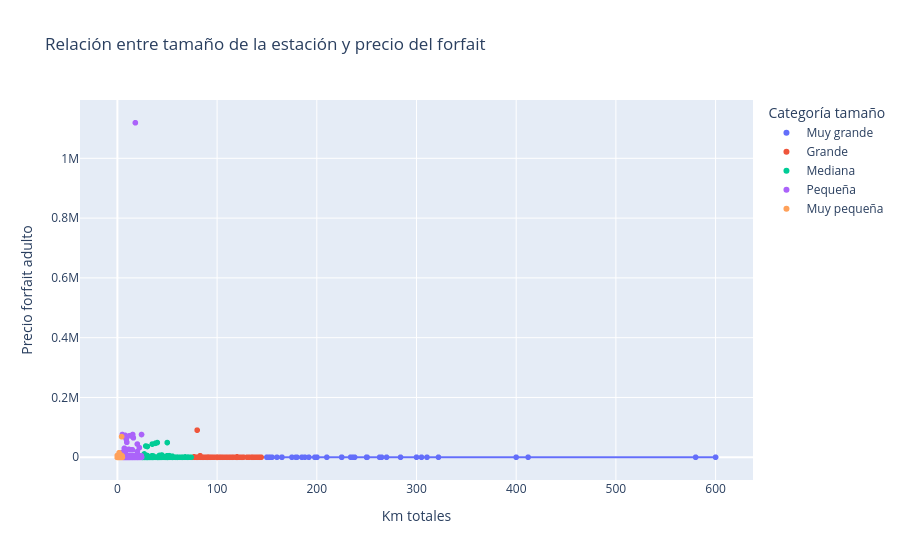

The code cell stored with this chart in its notebook:
### Code cell
import plotly.express as px

fig = px.scatter(
    df[df["Precio forfait adulto"] > 0],
    x="Km totales",
    y="Precio forfait adulto",
    color="Categoría tamaño",
    hover_name="Estación",
    trendline="ols",
    title="Relación entre tamaño de la estación y precio del forfait"
)

fig.show()

### Figure 1 — Plotly figure (JSON) as saved in the notebook; plotly's stock layout.template omitted (floating-point values rounded to 4 significant figures; data arrays with more than 128 entries replaced by an {"elided": "..."} marker saying what was removed)
{"data": [{"hovertemplate": "<b>%{hovertext}</b><br><br>Categoría tamaño=Muy grande<br>Km totales=%{x}<br>Precio forfait adulto=%{y}<extra></extra>", "hovertext": ["KitzSki – Kitzbühel/Kirchberg", "Ischgl/Samnaun – Silvretta Arena", "SkiWelt Wilder Kaiser-Brixental", "Ski Arlberg", "Serfaus-Fiss-Ladis", "Saalbach Hinterglemm Leogang Fieberbrunn (Skicircus)", "Arosa Lenzerheide", "St. Moritz – Corviglia", "Laax/Flims/Falera", "Zermatt/Breuil-Cervinia/Valtournenche – Matterhorn", "4 Vallées – Verbier/La Tzoumaz/Nendaz/Veysonnaz/Thyon", "Les Portes du Soleil – Morzine/Avoriaz/Les Gets/Châtel/Morgins/Champéry", "Val Gardena (Gröden)", "Madonna di Campiglio/Pinzolo/Folgàrida/Marilleva", "Via Lattea – Sestriere/Sauze d’Oulx/San Sicario/Claviere/Montgenèvre", "Les 3 Vallées – Val Thorens/Les Menuires/Méribel/Courchevel", "Tignes/Val d'Isère", "Serre Chevalier – Briançon/Chantemerle/Villeneuve-la-Salle/Le Monêtier-les-Bains", "La Plagne (Paradiski)", "Les 2 Alpes", "Alpe d'Huez", "Megève/Saint-Gervais", "Les Arcs/Peisey-Vallandry (Paradiski)", "Le Grand Massif – Flaine/Les Carroz/Morillon/Samoëns/Sixt", "Espace Diamant – Les Saisies/Notre-Dame-de-Bellecombe/Praz sur Arly/Flumet/Crest-Voland", "Les Sybelles – Le Corbier/La Toussuire/Les Bottières/St Colomban des Villards/St Sorlin/St Jean d’Arves", "varsrisoul-la-foret-blanche", "le-grand-domaine-valmoreldoucycelliersst-francois-longchamp", "galibier-thabor-valmeiniervalloire", "espace-san-bernardo-la-rosierela-thuile", "espace-lumiere-pra-loupval-dallos", "Grandvalira – Pas de la Casa/Grau Roig/Soldeu/El Tarter/Canillo/Encamp", "Baqueira/Beret", "beaver-creek", "big-sky-resort", "breckenridge", "park-city", "snowmass", "steamboat", "vail", "whistler-blackcomb"], "legendgroup": "Muy grande", "marker": {"color": "#636efa", "symbol": "circle"}, "mode": "markers", "name": "Muy grande", "showlegend": true, "type": "scattergl", "x": [179.0, 238.0, 284.0, 305.0, 198.0, 270.0, 225.0, 155.0, 188.0, 322.0, 412.0, 580.0, 175.0, 150.0, 400.0, 600.0, 300.0, 250.5, 225.0, 200.0, 250.0, 263.0, 200.0, 265.0, 192.0, 310.5, 185.0, 165.0, 150.0, 160.0, 180.0, 210.0, 152.0, 150.0, 250.0, 153.0, 250.0, 236.2, 165.0, 234.0, 200.0], "xaxis": "x", "y": [55.0, 53.0, 49.0, 53.0, 51.0, 53.0, 75.0, 79.0, 78.0, 92.0, 75.0, 52.0, 54.0, 52.0, 48.0, 61.0, 57.0, 52.0, 52.0, 50.0, 39.0, 39.0, 52.0, 47.0, 52.0, 39.0, 52.0, 52.0, 52.0, 39.0, 39.0, 49.0, 52.0, 189.0, 135.0, 164.0, 145.0, 169.0, 165.0, 169.0, 139.0], "yaxis": "y"}, {"hovertemplate": "<b>OLS trendline</b><br>Precio forfait adulto = -0.0726114 * Km totales + 92.5234<br>R<sup>2</sup>=0.028023<br><br>Categoría tamaño=Muy grande<br>Km totales=%{x}<br>Precio forfait adulto=%{y} <b>(trend)</b><extra></extra>", "legendgroup": "Muy grande", "marker": {"color": "#636efa", "symbol": "circle"}, "mode": "lines", "name": "Muy grande", "showlegend": false, "type": "scattergl", "x": [150.0, 150.0, 150.0, 152.0, 153.0, 155.0, 160.0, 165.0, 165.0, 175.0, 179.0, 180.0, 185.0, 188.0, 192.0, 198.0, 200.0, 200.0, 200.0, 210.0, 225.0, 225.0, 234.0, 236.2, 238.0, 250.0, 250.0, 250.0, 250.5, 263.0, 265.0, 270.0, 284.0, 300.0, 305.0, 310.5, 322.0, 400.0, 412.0, 580.0, 600.0], "xaxis": "x", "y": [81.63, 81.63, 81.63, 81.49, 81.41, 81.27, 80.91, 80.54, 80.54, 79.82, 79.53, 79.45, 79.09, 78.87, 78.58, 78.15, 78.0, 78.0, 78.0, 77.27, 76.19, 76.19, 75.53, 75.37, 75.24, 74.37, 74.37, 74.37, 74.33, 73.43, 73.28, 72.92, 71.9, 70.74, 70.38, 69.98, 69.14, 63.48, 62.61, 50.41, 48.96], "yaxis": "y"}, {"hovertemplate": "<b>%{hovertext}</b><br><br>Categoría tamaño=Grande<br>Km totales=%{x}<br>Precio forfait adulto=%{y}<extra></extra>", "hovertext": ["Kaltenbach – Hochzillertal/Hochfügen (SKi-optimal)", "Zillertal Arena – Zell am Ziller/Gerlos/Königsleiten/Hochkrimml", "Schladming – Planai/Hochwurzen/Hauser Kaibling/Reiteralm (4-Berge-Skischaukel)", "Sölden", "Silvretta Montafon", "Mayrhofen – Penken/Ahorn/Rastkogel/Eggalm", "Obertauern", "Gurgl – Obergurgl-Hochgurgl", "Hochkönig – Maria Alm/Dienten/Mühlbach", "Snow Space Salzburg – Flachau/Wagrain/St. Johann-Alpendorf", "Schmittenhöhe – Zell am See", "Bad Gastein/Bad Hofgastein – Schlossalm/Angertal/Stubnerkogel", "Ski Juwel Alpbachtal Wildschönau", "Damüls Mellau", "Nassfeld – Hermagor", "Bad Kleinkirchheim", "Aletsch Arena – Riederalp/Bettmeralp/Fiesch Eggishorn", "Adelboden/Lenk – Chuenisbärgli/Silleren/Hahnenmoos/Metsch", "Obersaxen/Mundaun/Val Lumnezia", "Kleine Scheidegg/Männlichen – Grindelwald/Wengen", "Parsenn (Davos Klosters)", "Corvatsch/Furtschellas", "Saas-Fee", "Rinderberg/Saanerslochgrat/Horneggli – Zweisimmen/Saanenmöser/Schönried/St. Stephan", "grimentzzinal", "Crans-Montana", "villarsgryonles-diablerets", "Kronplatz (Plan de Corones)", "3 Zinnen Dolomites – Helm/Stiergarten/Rotwand/Kreuzbergpass", "Livigno", "Alta Badia", "Ponte di Legno/Tonale/Presena Glacier/Temù (Pontedilegno-Tonale)", "Civetta – Alleghe/Selva di Cadore/Palafavera/Zoldo", "Alagna Valsesia/Gressoney-La-Trinité/Champoluc/Frachey (Monterosa Ski)", "Cortina d'Ampezzo", "bardonecchia", "alto-sangro-roccarasorivisondoli", "mondole-ski-artesinafrabosa-sopranaprato-nevoso", "Saint-Lary-Soulan", "val-cenis-lanslevillardlanslebourgtermignon", "les-contamineshauteluce", "les-7-laux-prapoutelle-pleynetpipay", "la-clusazmanigod", "espace-villard-correncon-villard-de-lanscorrencon-en-vercors", "Isola 2000", "Grand Tourmalet/Pic du Midi – La Mongie/Barèges", "Auron (Saint-Etienne-de-Tinée)", "orcieres-merlette-1850", "les-orres", "devoluy-superdevoluyla-joue-du-loup", "chamrousse", "puy-saint-vincent", "les-portes-du-mont-blanc-comblouxmegeve-le-jailletla-giettaz", "le-grand-bornand", "ax-3-domaines-ax-les-thermes", "valbergbeuil-les-launes", "La Molina/Masella – Alp2500", "Cerler", "Formigal", "sierra-nevada-pradollano", "Åre", "Rosa Khutor", "alpine-meadows", "alta", "angel-fire", "arapahoe-basin", "aspen-highlands", "aspen-mountain", "bald-mountain-sun-valley", "copper-mountain", "crested-butte", "deer-valley", "heavenly", "jackson-hole", "jay-peak", "keystone", "killington", "loveland", "mammoth-mountain", "mt-bachelor", "mt-baker", "mt-hood-meadows", "mt-rose", "northstar-california-resort", "powder-mountain", "purgatory-durango", "schweitzer-mountain-resort", "smugglers-notch", "snowbird", "squaw-valley", "stratton", "sugar-bowl", "sugarbush", "sugarloaf", "sunday-river", "taos", "telluride", "wenatchee-mission-ridge", "whitefish-mountain-resort", "winter-park-resort", "wolf-creek", "shigakogen-mountain-resort", "big-white", "castle-mountain", "fernie", "kicking-horse-golden", "kimberley", "lake-louise", "marmot-basin-jasper", "mont-tremblant", "panorama", "red-mountain-resort-rossland", "silver-star", "sun-peaks", "sunshine-village", "catedral-alta-patagonia", "falls-creek", "mt-buller", "mzaar-kfardebian"], "legendgroup": "Grande", "marker": {"color": "#EF553B", "symbol": "circle"}, "mode": "markers", "name": "Grande", "showlegend": true, "type": "scattergl", "x": [83.0, 143.0, 123.0, 144.2, 113.0, 136.0, 100.0, 110.0, 112.0, 115.0, 77.0, 86.0, 93.1, 79.4, 110.0, 103.0, 104.0, 86.0, 120.0, 102.0, 95.5, 120.0, 100.0, 88.9, 80.0, 140.0, 84.0, 119.0, 75.0, 115.0, 130.0, 100.0, 80.0, 132.0, 120.0, 100.0, 90.5, 105.3, 100.0, 125.0, 120.0, 120.0, 125.0, 125.0, 120.0, 100.0, 135.0, 100.0, 100.0, 100.0, 90.0, 75.0, 85.0, 86.0, 80.0, 90.0, 141.0, 81.0, 137.0, 106.8, 91.0, 77.0, 100.0, 116.0, 75.0, 105.0, 135.0, 103.0, 92.0, 126.0, 121.0, 100.0, 94.0, 116.0, 76.0, 135.0, 126.4, 93.0, 89.8, 100.0, 100.0, 90.0, 100.0, 97.0, 135.0, 85.0, 95.0, 78.0, 103.0, 100.0, 92.0, 90.0, 87.0, 119.0, 84.0, 113.0, 88.2, 100.0, 91.0, 143.0, 100.0, 83.0, 105.0, 94.0, 142.0, 100.0, 80.0, 139.0, 91.0, 78.9, 100.0, 120.0, 115.0, 135.0, 109.0, 120.0, 92.0, 100.0, 80.0], "xaxis": "x", "y": [52.0, 52.0, 52.0, 53.0, 53.0, 52.0, 53.0, 52.0, 51.0, 52.0, 51.0, 52.0, 52.0, 50.0, 47.0, 47.0, 60.0, 64.0, 58.0, 64.0, 70.0, 79.0, 73.0, 63.0, 61.0, 69.0, 63.0, 55.0, 53.0, 43.0, 54.0, 43.0, 48.0, 43.0, 54.0, 37.0, 41.0, 34.0, 42.0, 42.0, 35.0, 36.0, 42.0, 36.0, 42.0, 43.0, 42.0, 34.0, 35.0, 42.0, 42.0, 36.0, 35.0, 42.0, 42.0, 42.0, 46.0, 43.0, 45.0, 48.0, 465.0, 1500.0, 159.0, 104.0, 73.0, 100.0, 169.0, 169.0, 125.0, 150.0, 115.0, 135.0, 152.0, 149.0, 82.0, 159.0, 115.0, 75.0, 159.0, 96.0, 62.0, 82.0, 125.0, 152.0, 85.0, 89.0, 79.0, 80.0, 129.0, 129.0, 105.0, 115.0, 97.0, 95.0, 105.0, 105.0, 133.0, 63.0, 79.0, 159.0, 70.0, 5000.0, 105.0, 84.0, 104.0, 95.0, 94.0, 104.0, 95.0, 99.0, 99.0, 92.0, 96.0, 95.0, 109.0, 1330.0, 129.0, 129.0, 90600.0], "yaxis": "y"}, {"hovertemplate": "<b>OLS trendline</b><br>Precio forfait adulto = -55.008 * Km totales + 6638.65<br>R<sup>2</sup>=0.015652<br><br>Categoría tamaño=Grande<br>Km totales=%{x}<br>Precio forfait adulto=%{y} <b>(trend)</b><extra></extra>", "legendgroup": "Grande", "marker": {"color": "#EF553B", "symbol": "circle"}, "mode": "lines", "name": "Grande", "showlegend": false, "type": "scattergl", "x": [75.0, 75.0, 75.0, 76.0, 77.0, 77.0, 78.0, 78.9, 79.4, 80.0, 80.0, 80.0, 80.0, 80.0, 81.0, 83.0, 83.0, 84.0, 84.0, 85.0, 85.0, 86.0, 86.0, 86.0, 87.0, 88.2, 88.9, 89.8, 90.0, 90.0, 90.0, 90.0, 90.5, 91.0, 91.0, 91.0, 92.0, 92.0, 92.0, 93.0, 93.1, 94.0, 94.0, 95.0, 95.5, 97.0, 100.0, 100.0, 100.0, 100.0, 100.0, 100.0, 100.0, 100.0, 100.0, 100.0, 100.0, 100.0, 100.0, 100.0, 100.0, 100.0, 100.0, 100.0, 100.0, 100.0, 102.0, 103.0, 103.0, 103.0, 104.0, 105.0, 105.0, 105.3, 106.8, 109.0, 110.0, 110.0, 112.0, 113.0, 113.0, 115.0, 115.0, 115.0, 116.0, 116.0, 119.0, 119.0, 120.0, 120.0, 120.0, 120.0, 120.0, 120.0, 120.0, 120.0, 121.0, 123.0, 125.0, 125.0, 125.0, 126.0, 126.4, 130.0, 132.0, 135.0, 135.0, 135.0, 135.0, 135.0, 136.0, 137.0, 139.0, 140.0, 141.0, 142.0, 143.0, 143.0, 144.2], "xaxis": "x", "y": [2513.0, 2513.0, 2513.0, 2458.0, 2403.0, 2403.0, 2348.0, 2299.0, 2271.0, 2238.0, 2238.0, 2238.0, 2238.0, 2238.0, 2183.0, 2073.0, 2073.0, 2018.0, 2018.0, 1963.0, 1963.0, 1908.0, 1908.0, 1908.0, 1853.0, 1787.0, 1748.0, 1699.0, 1688.0, 1688.0, 1688.0, 1688.0, 1660.0, 1633.0, 1633.0, 1633.0, 1578.0, 1578.0, 1578.0, 1523.0, 1517.0, 1468.0, 1468.0, 1413.0, 1385.0, 1303.0, 1138.0, 1138.0, 1138.0, 1138.0, 1138.0, 1138.0, 1138.0, 1138.0, 1138.0, 1138.0, 1138.0, 1138.0, 1138.0, 1138.0, 1138.0, 1138.0, 1138.0, 1138.0, 1138.0, 1138.0, 1028.0, 972.8, 972.8, 972.8, 917.8, 862.8, 862.8, 846.3, 763.8, 642.8, 587.8, 587.8, 477.8, 422.7, 422.7, 312.7, 312.7, 312.7, 257.7, 257.7, 92.7, 92.7, 37.69, 37.69, 37.69, 37.69, 37.69, 37.69, 37.69, 37.69, -17.32, -127.3, -237.4, -237.4, -237.4, -292.4, -314.4, -512.4, -622.4, -787.4, -787.4, -787.4, -787.4, -787.4, -842.4, -897.4, -1007.0, -1062.0, -1117.0, -1172.0, -1227.0, -1227.0, -1294.0], "yaxis": "y"}, {"hovertemplate": "<b>%{hovertext}</b><br><br>Categoría tamaño=Mediana<br>Km totales=%{x}<br>Precio forfait adulto=%{y}<extra></extra>", "hovertext": {"elided": "411 str values"}, "legendgroup": "Mediana", "marker": {"color": "#00cc96", "symbol": "circle"}, "mode": "markers", "name": "Mediana", "showlegend": true, "type": "scattergl", "x": {"elided": "411 float values"}, "xaxis": "x", "y": {"elided": "411 float values"}, "yaxis": "y"}, {"hovertemplate": "<b>OLS trendline</b><br>Precio forfait adulto = -15.3197 * Km totales + 1605.85<br>R<sup>2</sup>=0.001320<br><br>Categoría tamaño=Mediana<br>Km totales=%{x}<br>Precio forfait adulto=%{y} <b>(trend)</b><extra></extra>", "legendgroup": "Mediana", "marker": {"color": "#00cc96", "symbol": "circle"}, "mode": "lines", "name": "Mediana", "showlegend": false, "type": "scattergl", "x": {"elided": "411 float values"}, "xaxis": "x", "y": {"elided": "411 float values"}, "yaxis": "y"}, {"hovertemplate": "<b>%{hovertext}</b><br><br>Categoría tamaño=Pequeña<br>Km totales=%{x}<br>Precio forfait adulto=%{y}<extra></extra>", "hovertext": {"elided": "1160 str values"}, "legendgroup": "Pequeña", "marker": {"color": "#ab63fa", "symbol": "circle"}, "mode": "markers", "name": "Pequeña", "showlegend": true, "type": "scattergl", "x": {"elided": "1160 float values"}, "xaxis": "x", "y": {"elided": "1160 float values"}, "yaxis": "y"}, {"hovertemplate": "<b>OLS trendline</b><br>Precio forfait adulto = 243.782 * Km totales + -453.532<br>R<sup>2</sup>=0.001452<br><br>Categoría tamaño=Pequeña<br>Km totales=%{x}<br>Precio forfait adulto=%{y} <b>(trend)</b><extra></extra>", "legendgroup": "Pequeña", "marker": {"color": "#ab63fa", "symbol": "circle"}, "mode": "lines", "name": "Pequeña", "showlegend": false, "type": "scattergl", "x": {"elided": "1160 float values"}, "xaxis": "x", "y": {"elided": "1160 float values"}, "yaxis": "y"}, {"hovertemplate": "<b>%{hovertext}</b><br><br>Categoría tamaño=Muy pequeña<br>Km totales=%{x}<br>Precio forfait adulto=%{y}<extra></extra>", "hovertext": {"elided": "1745 str values"}, "legendgroup": "Muy pequeña", "marker": {"color": "#FFA15A", "symbol": "circle"}, "mode": "markers", "name": "Muy pequeña", "showlegend": true, "type": "scattergl", "x": {"elided": "1745 float values"}, "xaxis": "x", "y": {"elided": "1745 float values"}, "yaxis": "y"}, {"hovertemplate": "<b>OLS trendline</b><br>Precio forfait adulto = 15.0048 * Km totales + 474.014<br>R<sup>2</sup>=0.000095<br><br>Categoría tamaño=Muy pequeña<br>Km totales=%{x}<br>Precio forfait adulto=%{y} <b>(trend)</b><extra></extra>", "legendgroup": "Muy pequeña", "marker": {"color": "#FFA15A", "symbol": "circle"}, "mode": "lines", "name": "Muy pequeña", "showlegend": false, "type": "scattergl", "x": {"elided": "1745 float values"}, "xaxis": "x", "y": {"elided": "1745 float values"}, "yaxis": "y"}], "layout": {"legend": {"title": {"text": "Categoría tamaño"}, "tracegroupgap": 0}, "title": {"text": "Relación entre tamaño de la estación y precio del forfait"}, "xaxis": {"anchor": "y", "domain": [0, 1], "title": {"text": "Km totales"}}, "yaxis": {"anchor": "x", "domain": [0, 1], "title": {"text": "Precio forfait adulto"}}}}
